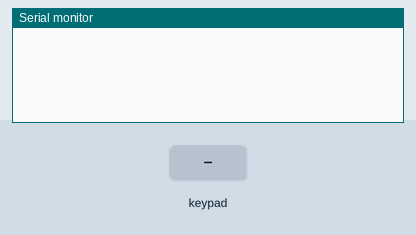
This sketch was run on a simulated Arduino Uno, built with avr-gcc and run on an emulated ATmega328P. Parts: the last lines printed to the serial monitor. Inputs (shaded band) come from the test bench. No radio packets arrive unless stated.

Above: at 1.2 s.
1.3 s: key '1' pressed
At 2.5 s:
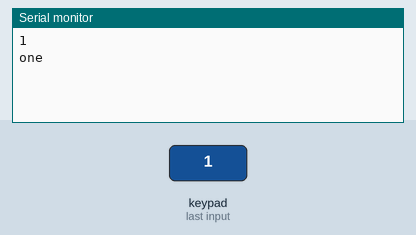
2.8 s: keypad keys 2 3 4 pressed 0.4 s apart
At 4.3 s:
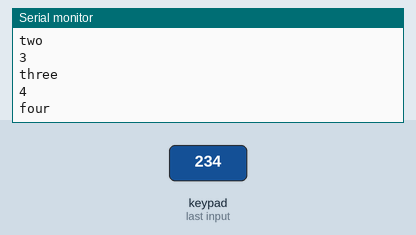
5.5 s: key '5' pressed
At 6.0 s:
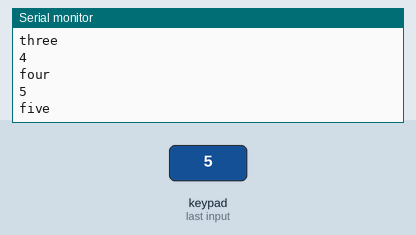
7.0 s: keypad keys 5 6 7 pressed 0.4 s apart
At 8.8 s:
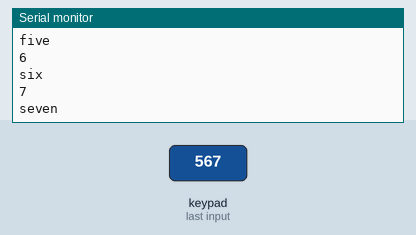
9.7 s: key '8' pressed
At 10.5 s:
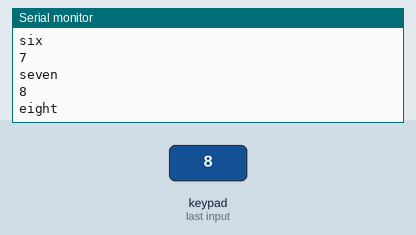
11.2 s: keypad keys 1 3 9 pressed 0.4 s apart
At 13.4 s:
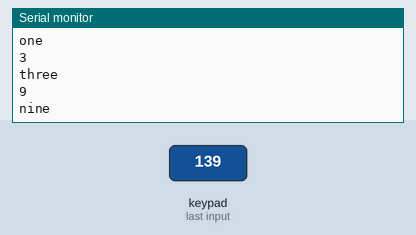
Timing chart, 0 to 14.9 s (numbered marks = the images above; inputs shaded):
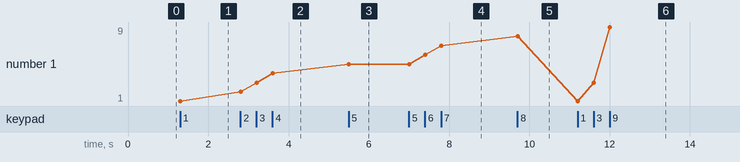

The sketch:

rfled_trans1.ino
```cpp
#include <VirtualWire.h>
#include <Keypad.h>
const byte ROWS=3;
const byte COLS=3;
char hexakeys[ROWS][COLS]={
  { '1','2','3'},
  {'4','5','6'},
  {'7','8','9'}

};
byte rowpins[ROWS]={2,3,4};
byte colpins[COLS]={5,6,7};
Keypad customkeypad=Keypad(makeKeymap(hexakeys),rowpins,colpins,ROWS,COLS);

void setup()
{
  Serial.begin(9600);
    // Initialize the IO and ISR
  vw_setup(2000); // Bits per sec
}

void loop()
{
   char customKey=customkeypad.getKey();
  if(customKey)
  {
    Serial.println(customKey);
  }
  if (customKey=='1')
  {
    send("1");
    Serial.println("one");
  }
else if(customKey=='2')
  {
   send("2");
   Serial.println("two");
  }
  else if(customKey=='3')
  {
   send("3");
   Serial.println("three");
  }
  else if(customKey=='4')
{
  send("4");
  Serial.println("four");

}
else if(customKey=='5')
{
  send("5");
  Serial.println("five");

}
else if(customKey=='6')
{
  send("6");
  Serial.println("six");

}
else if(customKey=='7')
  {
   send("2");
   Serial.println("seven");
  }
else if(customKey=='8')
{
  send("8");
  Serial.println("eight");

}

  else if(customKey=='9')
  {
   send("2");
   Serial.println("nine");
  }
}

void send (char *message)
{
  vw_send((uint8_t *)message, strlen(message));
  vw_wait_tx(); // Wait until the whole message is gone
}
```

Measured:
- after the input at 1.3 s, the serial monitor: prints a new line at once (image 1)
- after the input at 2.8 s, the serial monitor: prints a new line at once (image 2)
- after the input at 5.5 s, the serial monitor: prints a new line at once (image 3)
- after the input at 7.0 s, the serial monitor: prints a new line after 0.40 s (image 4)
- after the input at 9.7 s, the serial monitor: prints a new line at once (image 5)
- after the input at 11.2 s, the serial monitor: prints a new line at once (image 6)
- plotted number 1: 1 → 4 after the input at 2.8 s, 4 → 5 after the input at 5.5 s, 5 → 7 after the input at 7.0 s, 7 → 8 after the input at 9.7 s, 8 → 9 after the input at 11.2 s
